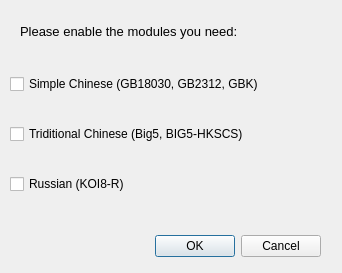
<ui version="4.0" >
 <class>mainDialog</class>
 <widget class="QDialog" name="mainDialog" >
  <property name="geometry" >
   <rect>
    <x>0</x>
    <y>0</y>
    <width>342</width>
    <height>273</height>
   </rect>
  </property>
  <property name="windowTitle" >
   <string>Encoding Fixer</string>
  </property>
  <widget class="QDialogButtonBox" name="buttonBox" >
   <property name="geometry" >
    <rect>
     <x>140</x>
     <y>230</y>
     <width>181</width>
     <height>32</height>
    </rect>
   </property>
   <property name="orientation" >
    <enum>Qt::Horizontal</enum>
   </property>
   <property name="standardButtons" >
    <set>QDialogButtonBox::Cancel|QDialogButtonBox::Ok</set>
   </property>
  </widget>
  <widget class="QWidget" name="verticalLayoutWidget" >
   <property name="geometry" >
    <rect>
     <x>10</x>
     <y>50</y>
     <width>318</width>
     <height>171</height>
    </rect>
   </property>
   <layout class="QVBoxLayout" name="verticalLayout_2" >
    <item>
     <widget class="QCheckBox" name="checkBox_SChineseModule" >
      <property name="text" >
       <string>Simple Chinese (GB18030, GB2312, GBK)</string>
      </property>
     </widget>
    </item>
    <item>
     <widget class="QCheckBox" name="checkBox_TChineseModule" >
      <property name="text" >
       <string>Triditional Chinese (Big5, BIG5-HKSCS)</string>
      </property>
     </widget>
    </item>
    <item>
     <widget class="QCheckBox" name="checkBox_RussianModule" >
      <property name="text" >
       <string>Russian (KOI8-R)</string>
      </property>
     </widget>
    </item>
   </layout>
  </widget>
  <widget class="QLabel" name="label" >
   <property name="geometry" >
    <rect>
     <x>20</x>
     <y>20</y>
     <width>261</width>
     <height>22</height>
    </rect>
   </property>
   <property name="font" >
    <font>
     <pointsize>10</pointsize>
     <weight>50</weight>
     <bold>false</bold>
    </font>
   </property>
   <property name="text" >
    <string>Please enable the modules you need:</string>
   </property>
  </widget>
 </widget>
 <resources/>
 <connections>
  <connection>
   <sender>buttonBox</sender>
   <signal>accepted()</signal>
   <receiver>mainDialog</receiver>
   <slot>accept()</slot>
   <hints>
    <hint type="sourcelabel" >
     <x>248</x>
     <y>254</y>
    </hint>
    <hint type="destinationlabel" >
     <x>157</x>
     <y>274</y>
    </hint>
   </hints>
  </connection>
  <connection>
   <sender>buttonBox</sender>
   <signal>rejected()</signal>
   <receiver>mainDialog</receiver>
   <slot>reject()</slot>
   <hints>
    <hint type="sourcelabel" >
     <x>316</x>
     <y>260</y>
    </hint>
    <hint type="destinationlabel" >
     <x>286</x>
     <y>274</y>
    </hint>
   </hints>
  </connection>
 </connections>
</ui>
